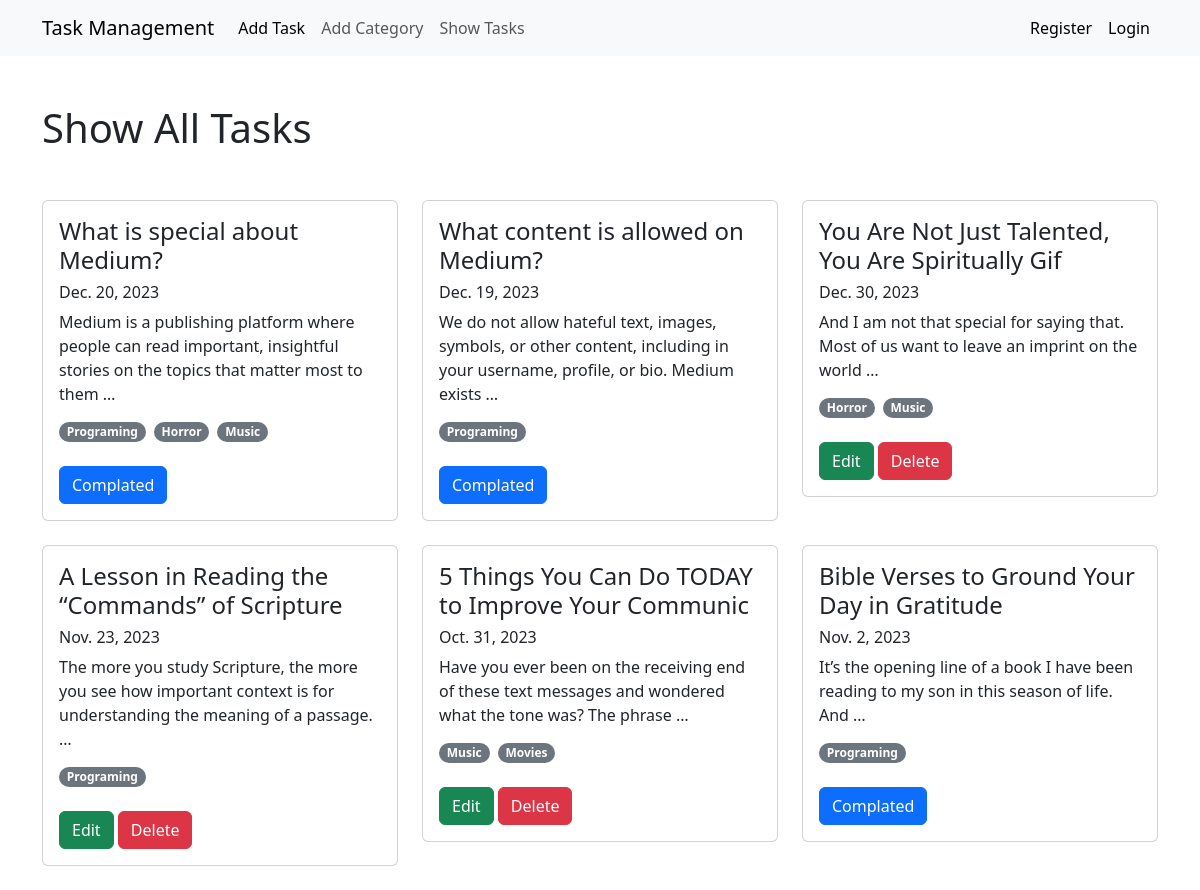
The page /tasks/show_tasks/ on the database its author committed.
### task/models.py (models this page shows, shortened)
class Task(models.Model):
    taskTitle = models.CharField(max_length=50)
    taskDescription = models.TextField(max_length=500)
    date = models.DateField()
    categories = models.ManyToManyField(Category)
    is_completed = models.BooleanField(default=False)

### category/models.py (models this page shows, shortened)
class Category(models.Model):
    name = models.CharField(max_length=20,)

### task/views.py (the view)
# urls.py: path('show_tasks/',views.show_tasks,name = 'show_tasks'),
def show_tasks(request):
    data = Task.objects.all()
    return render(request,'tasks/show_tasks.html',{'data':data})

### task/templates/tasks/show_tasks.html (shortened to what this page needs)
{% extends "base.html" %}
{% block content %}
<div class="container mb-4">
  <h1 class="my-5">Show All Tasks</h1>
  <div class="row row-cols-1 row-cols-md-3 g-4">
    {% for task in data %}
    <div class="col">
      <div class="card">
        <div class="card-body">
          <h4 class="card-title">{{task.taskTitle}}</h4>
          <h6>{{task.date}}</h6>
          <p class="card-text">{{task.taskDescription | truncatewords:20}}</p>
          <div class="d-flex flex-wrap gap-2 mb-4">
            {% for cat in task.categories.all %}
            <div class="d-flex flex-wrap">
              <span class="badge rounded-pill text-bg-secondary"
                >{{cat.name}}</span
              >
            </div>
            {% endfor %}
          </div>
          {% if task.is_completed == False %}
          <a href="{% url 'edit_task' task.id %}" class="btn btn-success">
            Edit
          </a>
          <a href="{% url 'delete_task' task.id %}" class="btn btn-danger">
            Delete
          </a>
          {% else %}
          <button class="btn btn-primary">Complated</button>
          {% endif %}
        </div>
      </div>
    </div>
    {% endfor %}
  </div>
</div>
{% endblock content %}

### templates/base.html (shortened to what this page needs)
{% load static %}
<!DOCTYPE html>
<html lang="en">
  <head>
    <link
      href="https://cdn.jsdelivr.net/npm/bootstrap@5.3.2/dist/css/bootstrap.min.css"
      rel="stylesheet"
    />
  </head>
  <body>
    <nav class="navbar navbar-expand-lg bg-body-tertiary">
      <div class="container">
        <a class="navbar-brand" href="{% url 'home' %}">Task Management</a>
        <div class="collapse navbar-collapse" id="navbarSupportedContent">
          <ul class="navbar-nav me-auto mb-2 mb-lg-0">
            <li class="nav-item">
              <a
                class="nav-link active"
                aria-current="page"
                href="{% url 'add_task' %}"
                >Add Task</a
              >
            </li>
            <li class="nav-item">
              <a class="nav-link" href="/categories/add_category/"
                >Add Category</a
              >
            </li>
            <li class="nav-item">
              <a class="nav-link" href="{% url 'show_tasks' %}">Show Tasks</a>
            </li>
          </ul>
          <div class="d-flex">
            <ul class="navbar-nav me-auto mb-2 mb-lg-0">
              <li class="nav-item">
                <a class="nav-link active" aria-current="page" href="#"
                  >Register</a
                >
              </li>
              <li class="nav-item">
                <a class="nav-link active" aria-current="page" href="#"
                  >Login</a
                >
              </li>
            </ul>
          </div>
        </div>
      </div>
    </nav>
    {% block content %}{% endblock content %}
  </body>
</html>

### rows shown on the page
Task: taskTitle "What is special about Medium?", date "Dec. 20, 2023", taskDescription "Medium is a publishing platform where people can read important, insightful stories on the topics that matter most to them …", is_completed "Complated"
Category: name "Programing"
Category: name "Horror"
Category: name "Music"
Task: taskTitle "What content is allowed on Medium?", date "Dec. 19, 2023", taskDescription "We do not allow hateful text, images, symbols, or other content, including in your username, profile, or bio. Medium exists …", is_completed "Complated"
Task: taskTitle "You Are Not Just Talented, You Are Spiritually Gif", date "Dec. 30, 2023", taskDescription "And I am not that special for saying that. Most of us want to leave an imprint on the world …", is_completed "Edit"
Task: taskTitle "A Lesson in Reading the “Commands” of Scripture", date "Nov. 23, 2023", taskDescription "The more you study Scripture, the more you see how important context is for understanding the meaning of a passage. …", is_completed "Edit"
Task: taskTitle "5 Things You Can Do TODAY to Improve Your Communic", date "Oct. 31, 2023", taskDescription "Have you ever been on the receiving end of these text messages and wondered what the tone was? The phrase …", is_completed "Edit"
Category: name "Movies"
Task: taskTitle "Bible Verses to Ground Your Day in Gratitude", date "Nov. 2, 2023", taskDescription "It’s the opening line of a book I have been reading to my son in this season of life. And …", is_completed "Complated"
